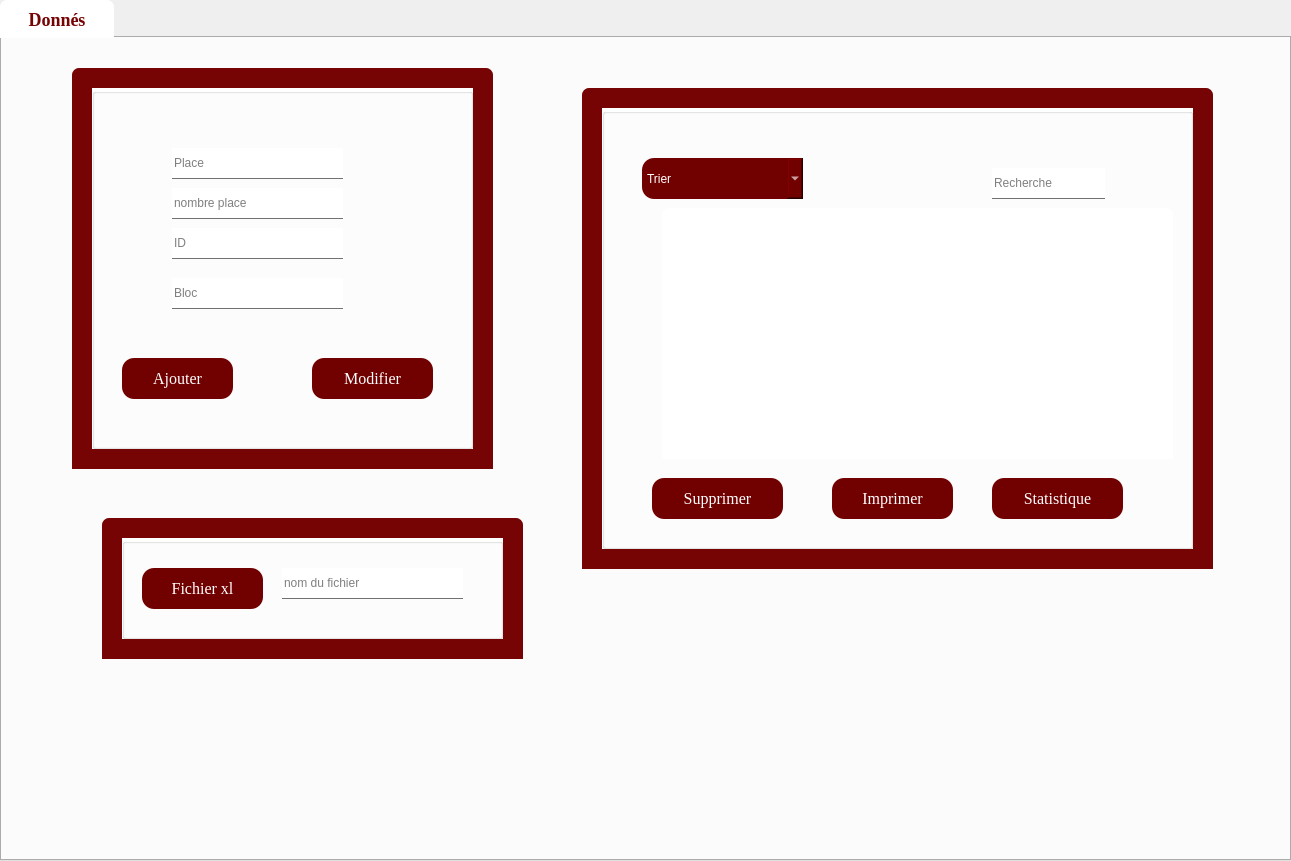
   <widget class="QTabWidget" name="tabWidget_minicooper">
    <property name="geometry">
     <rect>
      <x>300</x>
      <y>50</y>
      <width>1291</width>
      <height>861</height>
     </rect>
    </property>
    <property name="styleSheet">
     <string notr="true">QTabBar::tab {
background: #white;
border: 20px  #535353;
border-bottom-color: #535353; 
border-top-left-radius: 7px;
border-top-right-radius: 7px;
min-width: 90px;
padding: 12px;
color: rgb(50, 50, 162);
	color: rgb(0, 0, 0);
font-size:11.5px;
font-family:Georgia, Helvetica, sans-serif;
font-weight:500;
}
QTabBar::tab:selected,QTabBar::tab:hover {
	
	
	color: rgb(0, 0, 0);
	background-color: rgb(255, 255, 255);
}
QTabBar::tab:selected {
border-color: #760404;
border-bottom-color: #760404; /* same as pane color */
color: #760404;
font-size: 18px;
font-family:Georgia,Solid;
font-weight:500;

}
QTabBar::tab:!selected {
margin-top: 5px; /* make non-selected tabs look smaller */
}</string>
    </property>
    <property name="currentIndex">
     <number>0</number>
    </property>
    <widget class="QWidget" name="tab_15">
     <attribute name="title">
      <string>Donnés</string>
     </attribute>
     <widget class="QFrame" name="frame_29">
      <property name="geometry">
       <rect>
        <x>70</x>
        <y>30</y>
        <width>421</width>
        <height>401</height>
       </rect>
      </property>
      <property name="styleSheet">
       <string notr="true">QFrame { /* The tab widget frame */
border-top: 2px solid #2a2a2a; 
border-left: 2px solid #2a2a2a;
border-right: 2px solid #2a2a2a ; 
border-bottom: 2px solid #2a2a2a; 
background: #760404;
	
	
	/*border-top-color: rgb(0, 0, 0);*/

}
QFrame{
left: 0px; /* move to the right by 5px */
}
QFrame {

border: 20px  #535353;
border-bottom-color: #535353; 
border-top-left-radius: 7px;
border-top-right-radius: 7px;
min-width: 90px;
padding: 12px;
color: rgb(50, 50, 162);
	color: rgb(0, 0, 0);
font-size:11.5px;
font-family:Georgia, Helvetica, sans-serif;
font-weight:500;
}
QFrame::tab:selected,QTabBar::tab:hover {
	
	
	color: rgb(0, 0, 0);
	background-color: rgb(255, 255, 255);
}
QFrame::tab:selected {
border-color: #760404;
border-bottom-color: #760404; /* same as pane color */
color: #760404;
font-size: 18px;
font-family:Georgia,Solid;
font-weight:500;

}
QFrame::tab:!selected {
margin-top: 5px; /* make non-selected tabs look smaller */
}</string>
      </property>
      <property name="frameShape">
       <enum>QFrame::StyledPanel</enum>
      </property>
      <property name="frameShadow">
       <enum>QFrame::Raised</enum>
      </property>
      <widget class="QGroupBox" name="groupBox_22">
       <property name="geometry">
        <rect>
         <x>20</x>
         <y>20</y>
         <width>381</width>
         <height>361</height>
        </rect>
       </property>
       <property name="styleSheet">
        <string notr="true">background:white;</string>
       </property>
       <property name="title">
        <string/>
       </property>
       <widget class="QLineEdit" name="le_id">
        <property name="geometry">
         <rect>
          <x>80</x>
          <y>140</y>
          <width>171</width>
          <height>31</height>
         </rect>
        </property>
        <property name="styleSheet">
         <string notr="true">background:white;
font: 12pt  'Georgia';
border-bottom:1px solid #717072;</string>
        </property>
        <property name="text">
         <string/>
        </property>
        <property name="frame">
         <bool>false</bool>
        </property>
        <property name="placeholderText">
         <string>ID</string>
        </property>
       </widget>
       <widget class="QPushButton" name="ajouter_salle">
        <property name="geometry">
         <rect>
          <x>30</x>
          <y>270</y>
          <width>111</width>
          <height>41</height>
         </rect>
        </property>
        <property name="font">
         <font>
          <family>Georgia</family>
          <pointsize>12</pointsize>
          <weight>50</weight>
          <italic>false</italic>
          <bold>false</bold>
         </font>
        </property>
        <property name="styleSheet">
         <string notr="true">QPushButton{
color:white;
border-radius:12px;
font: 12pt  'Georgia';
background:#710100;
}

QPushButton:hover{
border-radius:12px;
font: 12pt  'Georgia';
background:#D32028;
color:white;

}</string>
        </property>
        <property name="text">
         <string>Ajouter</string>
        </property>
        <property name="default">
         <bool>true</bool>
        </property>
       </widget>
       <widget class="QLineEdit" name="le_place">
        <property name="geometry">
         <rect>
          <x>80</x>
          <y>60</y>
          <width>171</width>
          <height>31</height>
         </rect>
        </property>
        <property name="styleSheet">
         <string notr="true">background:white;
font: 12pt  'Georgia';
border-bottom:1px solid #717072;</string>
        </property>
        <property name="frame">
         <bool>false</bool>
        </property>
        <property name="placeholderText">
         <string>Place</string>
        </property>
       </widget>
       <widget class="QLineEdit" name="le_bloc">
        <property name="geometry">
         <rect>
          <x>80</x>
          <y>190</y>
          <width>171</width>
          <height>31</height>
         </rect>
        </property>
        <property name="styleSheet">
         <string notr="true">background:white;
font: 12pt  'Georgia';
border-bottom:1px solid #717072;</string>
        </property>
        <property name="frame">
         <bool>false</bool>
        </property>
        <property name="placeholderText">
         <string>Bloc</string>
        </property>
       </widget>
       <widget class="QPushButton" name="modifier_salle">
        <property name="geometry">
         <rect>
          <x>220</x>
          <y>270</y>
          <width>121</width>
          <height>41</height>
         </rect>
        </property>
        <property name="font">
         <font>
          <family>Georgia</family>
          <pointsize>12</pointsize>
          <weight>50</weight>
          <italic>false</italic>
          <bold>false</bold>
         </font>
        </property>
        <property name="styleSheet">
         <string notr="true">QPushButton{
color:white;
border-radius:12px;
font: 12pt  'Georgia';
background:#710100;
}

QPushButton:hover{
border-radius:12px;
font: 12pt  'Georgia';
background:#D32028;
color:white;

}</string>
        </property>
        <property name="text">
         <string>Modifier</string>
        </property>
        <property name="default">
         <bool>true</bool>
        </property>
       </widget>
       <widget class="QLineEdit" name="le_num">
        <property name="geometry">
         <rect>
          <x>80</x>
          <y>100</y>
          <width>171</width>
          <height>31</height>
         </rect>
        </property>
        <property name="styleSheet">
         <string notr="true">background:white;
font: 12pt  'Georgia';
border-bottom:1px solid #717072;</string>
        </property>
        <property name="frame">
         <bool>false</bool>
        </property>
        <property name="placeholderText">
         <string>nombre place</string>
        </property>
       </widget>
      </widget>
     </widget>
     <widget class="QFrame" name="frame_30">
      <property name="geometry">
       <rect>
        <x>100</x>
        <y>480</y>
        <width>421</width>
        <height>141</height>
       </rect>
      </property>
      <property name="styleSheet">
       <string notr="true">QFrame { /* The tab widget frame */
border-top: 2px solid #2a2a2a; 
border-left: 2px solid #2a2a2a;
border-right: 2px solid #2a2a2a ; 
border-bottom: 2px solid #2a2a2a; 
background: #760404;
	
	
	/*border-top-color: rgb(0, 0, 0);*/

}
QFrame{
left: 0px; /* move to the right by 5px */
}
QFrame {

border: 20px  #535353;
border-bottom-color: #535353; 
border-top-left-radius: 7px;
border-top-right-radius: 7px;
min-width: 90px;
padding: 12px;
color: rgb(50, 50, 162);
	color: rgb(0, 0, 0);
font-size:11.5px;
font-family:Georgia, Helvetica, sans-serif;
font-weight:500;
}
QFrame::tab:selected,QTabBar::tab:hover {
	
	
	color: rgb(0, 0, 0);
	background-color: rgb(255, 255, 255);
}
QFrame::tab:selected {
border-color: #760404;
border-bottom-color: #760404; /* same as pane color */
color: #760404;
font-size: 18px;
font-family:Georgia,Solid;
font-weight:500;

}
QFrame::tab:!selected {
margin-top: 5px; /* make non-selected tabs look smaller */
}</string>
      </property>
      <property name="frameShape">
       <enum>QFrame::StyledPanel</enum>
      </property>
      <property name="frameShadow">
       <enum>QFrame::Raised</enum>
      </property>
      <widget class="QGroupBox" name="groupBox_25">
       <property name="geometry">
        <rect>
         <x>20</x>
         <y>20</y>
         <width>381</width>
         <height>101</height>
        </rect>
       </property>
       <property name="styleSheet">
        <string notr="true">background:white;</string>
       </property>
       <property name="title">
        <string/>
       </property>
       <widget class="QPushButton" name="fichier_xl">
        <property name="geometry">
         <rect>
          <x>20</x>
          <y>30</y>
          <width>121</width>
          <height>41</height>
         </rect>
        </property>
        <property name="font">
         <font>
          <family>Georgia</family>
          <pointsize>12</pointsize>
          <weight>50</weight>
          <italic>false</italic>
          <bold>false</bold>
         </font>
        </property>
        <property name="styleSheet">
         <string notr="true">QPushButton{
color:white;
border-radius:12px;
font: 12pt  'Georgia';
background:#710100;
}

QPushButton:hover{
border-radius:12px;
font: 12pt  'Georgia';
background:#D32028;
color:white;

}</string>
        </property>
        <property name="text">
         <string>Fichier xl</string>
        </property>
        <property name="default">
         <bool>true</bool>
        </property>
       </widget>
       <widget class="QLineEdit" name="fichier">
        <property name="geometry">
         <rect>
          <x>160</x>
          <y>30</y>
          <width>181</width>
          <height>31</height>
         </rect>
        </property>
        <property name="styleSheet">
         <string notr="true">background:white;
font: 12pt  'Georgia';
border-bottom:1px solid #717072;</string>
        </property>
        <property name="frame">
         <bool>false</bool>
        </property>
        <property name="placeholderText">
         <string>nom du fichier</string>
        </property>
       </widget>
      </widget>
     </widget>
     <widget class="QFrame" name="frame_31">
      <property name="geometry">
       <rect>
        <x>580</x>
        <y>50</y>
        <width>631</width>
        <height>481</height>
       </rect>
      </property>
      <property name="styleSheet">
       <string notr="true">QFrame { /* The tab widget frame */
border-top: 2px solid #2a2a2a; 
border-left: 2px solid #2a2a2a;
border-right: 2px solid #2a2a2a ; 
border-bottom: 2px solid #2a2a2a; 
background: #760404;
	
	
	/*border-top-color: rgb(0, 0, 0);*/

}
QFrame{
left: 0px; /* move to the right by 5px */
}
QFrame {

border: 20px  #535353;
border-bottom-color: #535353; 
border-top-left-radius: 7px;
border-top-right-radius: 7px;
min-width: 90px;
padding: 12px;
color: rgb(50, 50, 162);
	color: rgb(0, 0, 0);
font-size:11.5px;
font-family:Georgia, Helvetica, sans-serif;
font-weight:500;
}
QFrame::tab:selected,QTabBar::tab:hover {
	
	
	color: rgb(0, 0, 0);
	background-color: rgb(255, 255, 255);
}
QFrame::tab:selected {
border-color: #760404;
border-bottom-color: #760404; /* same as pane color */
color: #760404;
font-size: 18px;
font-family:Georgia,Solid;
font-weight:500;

}
QFrame::tab:!selected {
margin-top: 5px; /* make non-selected tabs look smaller */
}</string>
      </property>
      <property name="frameShape">
       <enum>QFrame::StyledPanel</enum>
      </property>
      <property name="frameShadow">
       <enum>QFrame::Raised</enum>
      </property>
      <widget class="QGroupBox" name="groupBox_24">
       <property name="geometry">
        <rect>
         <x>20</x>
         <y>20</y>
         <width>591</width>
         <height>441</height>
        </rect>
       </property>
       <property name="styleSheet">
        <string notr="true">background:white;</string>
       </property>
       <property name="title">
        <string/>
       </property>
       <widget class="QPushButton" name="pushButton_17">
        <property name="geometry">
         <rect>
          <x>390</x>
          <y>370</y>
          <width>131</width>
          <height>41</height>
         </rect>
        </property>
        <property name="font">
         <font>
          <family>Georgia</family>
          <pointsize>12</pointsize>
          <weight>50</weight>
          <italic>false</italic>
          <bold>false</bold>
         </font>
        </property>
        <property name="styleSheet">
         <string notr="true">QPushButton{
color:white;
border-radius:12px;
font: 12pt  'Georgia';
background:#710100;
}

QPushButton:hover{
border-radius:12px;
font: 12pt  'Georgia';
background:#D32028;
color:white;

}</string>
        </property>
        <property name="text">
         <string>Statistique</string>
        </property>
        <property name="default">
         <bool>true</bool>
        </property>
       </widget>
       <widget class="QComboBox" name="trier_salle">
        <property name="geometry">
         <rect>
          <x>40</x>
          <y>50</y>
          <width>161</width>
          <height>41</height>
         </rect>
        </property>
        <property name="styleSheet">
         <string notr="true">QComboBox{
color:white;
border-radius:12px;
font: 11pt  'Georgia';
background:#710100;
}

QComboBox:hover{
border-radius:12px;
font: 11pt  'Georgia';
background:#D32028;
color:white;

}</string>
        </property>
        <item>
         <property name="text">
          <string>Trier</string>
         </property>
        </item>
        <item>
         <property name="text">
          <string>Tri Par ID</string>
         </property>
        </item>
        <item>
         <property name="text">
          <string>Tri Par bloc</string>
         </property>
        </item>
        <item>
         <property name="text">
          <string>Tri Par num</string>
         </property>
        </item>
       </widget>
       <widget class="QTableView" name="salleAfich">
        <property name="geometry">
         <rect>
          <x>60</x>
          <y>100</y>
          <width>511</width>
          <height>251</height>
         </rect>
        </property>
        <property name="styleSheet">
         <string notr="true"/>
        </property>
       </widget>
       <widget class="QPushButton" name="supprimer_salle">
        <property name="geometry">
         <rect>
          <x>50</x>
          <y>370</y>
          <width>131</width>
          <height>41</height>
         </rect>
        </property>
        <property name="font">
         <font>
          <family>Georgia</family>
          <pointsize>12</pointsize>
          <weight>50</weight>
          <italic>false</italic>
          <bold>false</bold>
         </font>
        </property>
        <property name="styleSheet">
         <string notr="true">QPushButton{
color:white;
border-radius:12px;
font: 12pt  'Georgia';
background:#710100;
}

QPushButton:hover{
border-radius:12px;
font: 12pt  'Georgia';
background:#D32028;
color:white;

}</string>
        </property>
        <property name="text">
         <string>Supprimer</string>
        </property>
        <property name="default">
         <bool>true</bool>
        </property>
       </widget>
       <widget class="QPushButton" name="imprimer">
        <property name="geometry">
         <rect>
          <x>230</x>
          <y>370</y>
          <width>121</width>
          <height>41</height>
         </rect>
        </property>
        <property name="font">
         <font>
          <family>Georgia</family>
          <pointsize>12</pointsize>
          <weight>50</weight>
          <italic>false</italic>
          <bold>false</bold>
         </font>
        </property>
        <property name="styleSheet">
         <string notr="true">QPushButton{
color:white;
border-radius:12px;
font: 12pt  'Georgia';
background:#710100;
}

QPushButton:hover{
border-radius:12px;
font: 12pt  'Georgia';
background:#D32028;
color:white;

}</string>
        </property>
        <property name="text">
         <string>Imprimer</string>
        </property>
        <property name="default">
         <bool>true</bool>
        </property>
       </widget>
       <widget class="QLineEdit" name="rechercher_salle">
        <property name="geometry">
         <rect>
          <x>390</x>
          <y>60</y>
          <width>113</width>
          <height>31</height>
         </rect>
        </property>
        <property name="styleSheet">
         <string notr="true">background:white;
font: 12pt  'Georgia';
border-bottom:1px solid #717072;</string>
        </property>
        <property name="frame">
         <bool>false</bool>
        </property>
        <property name="placeholderText">
         <string>Recherche</string>
        </property>
       </widget>
      </widget>
     </widget>
    </widget>
   </widget>
